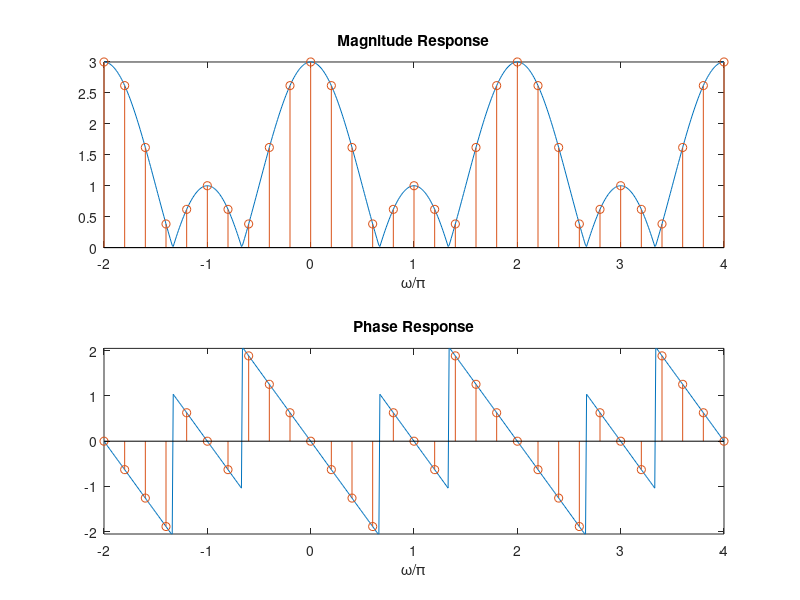

Write the MATLAB code that produced this figure.
N=10;                            %N=5;
x=[1 1 1 0 0 0 0 0 0 0];              
k=-N:2*N;                       %plot for 3 periods
Xm=abs(1+2.*cos(2*pi.*k/N));    %magnitude computation
Xa=angle(exp(-2*j*pi.*k/N).*(1+2.*cos(2*pi.*k/N)));
                                %phase computation
w=-2*pi:0.01*pi:4*pi;           %separation frequency point separation is 0.01pi
dtft = exp(-j.*w).*(1+2*cos(w)); %define DTFT function
subplot(2,1,1)
Mag = abs(dtft);                %compute magnitude                     
plot(w./pi,Mag);                %plot magnitude
hold
stem(2*k/N,Xm);
title('Magnitude Response');
xlabel('\omega/\pi');           %x-axis is from 0 to 2
hold
subplot(2,1,2)
Pha = angle(dtft);              %compute phase
plot(w./pi,Pha);                %plot phase
hold
stem(2*k/N,Xa);
title('Phase Response');	  
xlabel('\omega/\pi');
axis([-2 4 -2.05 2.05])
hold